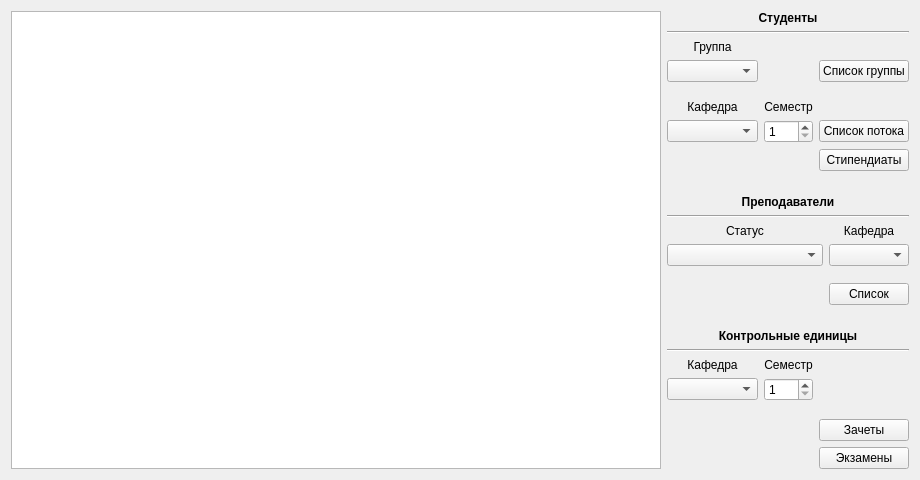
<?xml version="1.0" encoding="UTF-8"?>
<ui version="4.0">
 <class>ListsWindow</class>
 <widget class="QWidget" name="ListsWindow">
  <property name="geometry">
   <rect>
    <x>0</x>
    <y>0</y>
    <width>920</width>
    <height>480</height>
   </rect>
  </property>
  <property name="windowTitle">
   <string>Списки</string>
  </property>
  <layout class="QGridLayout" name="gridLayout_4" columnstretch="12,4,0">
   <item row="4" column="1" colspan="2">
    <layout class="QGridLayout" name="gridLayout_3" columnstretch="2,1,2">
     <item row="3" column="0">
      <widget class="QLabel" name="label_6">
       <property name="text">
        <string>Кафедра</string>
       </property>
       <property name="alignment">
        <set>Qt::AlignCenter</set>
       </property>
      </widget>
     </item>
     <item row="4" column="0">
      <widget class="QComboBox" name="ctrlComBoxDep"/>
     </item>
     <item row="3" column="1">
      <widget class="QLabel" name="label_7">
       <property name="text">
        <string>Семестр</string>
       </property>
       <property name="alignment">
        <set>Qt::AlignCenter</set>
       </property>
      </widget>
     </item>
     <item row="4" column="1">
      <widget class="QSpinBox" name="ctrlSpinSem">
       <property name="minimum">
        <number>1</number>
       </property>
       <property name="maximum">
        <number>6</number>
       </property>
      </widget>
     </item>
     <item row="4" column="2">
      <spacer name="horizontalSpacer_3">
       <property name="orientation">
        <enum>Qt::Horizontal</enum>
       </property>
       <property name="sizeHint" stdset="0">
        <size>
         <width>40</width>
         <height>20</height>
        </size>
       </property>
      </spacer>
     </item>
     <item row="5" column="0" colspan="3">
      <spacer name="verticalSpacer_2">
       <property name="orientation">
        <enum>Qt::Vertical</enum>
       </property>
       <property name="sizeHint" stdset="0">
        <size>
         <width>20</width>
         <height>40</height>
        </size>
       </property>
      </spacer>
     </item>
     <item row="1" column="0" colspan="3">
      <widget class="Line" name="line_3">
       <property name="orientation">
        <enum>Qt::Horizontal</enum>
       </property>
      </widget>
     </item>
     <item row="6" column="2">
      <widget class="QPushButton" name="ctrlBtnPassList">
       <property name="text">
        <string>Зачеты</string>
       </property>
      </widget>
     </item>
     <item row="0" column="0" colspan="3">
      <widget class="QLabel" name="label_8">
       <property name="font">
        <font>
         <weight>75</weight>
         <bold>true</bold>
        </font>
       </property>
       <property name="text">
        <string>Контрольные единицы</string>
       </property>
       <property name="alignment">
        <set>Qt::AlignCenter</set>
       </property>
      </widget>
     </item>
     <item row="7" column="2">
      <widget class="QPushButton" name="ctrlBtnExamsList">
       <property name="text">
        <string>Экзамены</string>
       </property>
      </widget>
     </item>
    </layout>
   </item>
   <item row="0" column="1" colspan="2">
    <layout class="QGridLayout" name="gridLayout" columnstretch="2,1,2">
     <item row="4" column="0" colspan="3">
      <spacer name="verticalSpacer">
       <property name="orientation">
        <enum>Qt::Vertical</enum>
       </property>
       <property name="sizeHint" stdset="0">
        <size>
         <width>20</width>
         <height>40</height>
        </size>
       </property>
      </spacer>
     </item>
     <item row="5" column="0">
      <widget class="QLabel" name="label_2">
       <property name="text">
        <string>Кафедра</string>
       </property>
       <property name="alignment">
        <set>Qt::AlignCenter</set>
       </property>
      </widget>
     </item>
     <item row="5" column="1">
      <widget class="QLabel" name="label_3">
       <property name="text">
        <string>Семестр</string>
       </property>
       <property name="alignment">
        <set>Qt::AlignCenter</set>
       </property>
      </widget>
     </item>
     <item row="6" column="2">
      <widget class="QPushButton" name="stBtnFlowList">
       <property name="text">
        <string>Список потока</string>
       </property>
      </widget>
     </item>
     <item row="3" column="2">
      <widget class="QPushButton" name="stBtnGroupList">
       <property name="text">
        <string>Список группы</string>
       </property>
      </widget>
     </item>
     <item row="6" column="1">
      <widget class="QSpinBox" name="stSpinSemFlow">
       <property name="wrapping">
        <bool>false</bool>
       </property>
       <property name="minimum">
        <number>1</number>
       </property>
       <property name="maximum">
        <number>6</number>
       </property>
       <property name="value">
        <number>1</number>
       </property>
      </widget>
     </item>
     <item row="7" column="2">
      <widget class="QPushButton" name="stBtnScholarshipList">
       <property name="text">
        <string>Стипендиаты</string>
       </property>
      </widget>
     </item>
     <item row="6" column="0">
      <widget class="QComboBox" name="stComBoxDep"/>
     </item>
     <item row="0" column="0" colspan="3">
      <widget class="QLabel" name="label_4">
       <property name="font">
        <font>
         <weight>75</weight>
         <bold>true</bold>
        </font>
       </property>
       <property name="text">
        <string>Студенты</string>
       </property>
       <property name="alignment">
        <set>Qt::AlignCenter</set>
       </property>
      </widget>
     </item>
     <item row="1" column="0" colspan="3">
      <widget class="Line" name="line">
       <property name="orientation">
        <enum>Qt::Horizontal</enum>
       </property>
      </widget>
     </item>
     <item row="2" column="0">
      <widget class="QLabel" name="label">
       <property name="text">
        <string>Группа</string>
       </property>
       <property name="alignment">
        <set>Qt::AlignCenter</set>
       </property>
      </widget>
     </item>
     <item row="3" column="0">
      <widget class="QComboBox" name="stComBoxGroup"/>
     </item>
    </layout>
   </item>
   <item row="1" column="2">
    <spacer name="verticalSpacer_3">
     <property name="orientation">
      <enum>Qt::Vertical</enum>
     </property>
     <property name="sizeHint" stdset="0">
      <size>
       <width>20</width>
       <height>40</height>
      </size>
     </property>
    </spacer>
   </item>
   <item row="3" column="2">
    <spacer name="verticalSpacer_4">
     <property name="orientation">
      <enum>Qt::Vertical</enum>
     </property>
     <property name="sizeHint" stdset="0">
      <size>
       <width>20</width>
       <height>40</height>
      </size>
     </property>
    </spacer>
   </item>
   <item row="0" column="0" rowspan="5">
    <widget class="QTableView" name="tableViewDataSpace"/>
   </item>
   <item row="2" column="1" colspan="2">
    <layout class="QGridLayout" name="gridLayout_2" columnstretch="3,2,0,0">
     <property name="verticalSpacing">
      <number>6</number>
     </property>
     <item row="3" column="2" colspan="2">
      <widget class="QComboBox" name="tchrComBoxDep"/>
     </item>
     <item row="2" column="0" colspan="2">
      <widget class="QLabel" name="label_9">
       <property name="text">
        <string>Статус</string>
       </property>
       <property name="alignment">
        <set>Qt::AlignCenter</set>
       </property>
      </widget>
     </item>
     <item row="0" column="0" colspan="4">
      <widget class="QLabel" name="label_5">
       <property name="font">
        <font>
         <weight>75</weight>
         <bold>true</bold>
        </font>
       </property>
       <property name="text">
        <string>Преподаватели</string>
       </property>
       <property name="alignment">
        <set>Qt::AlignCenter</set>
       </property>
      </widget>
     </item>
     <item row="1" column="0" colspan="4">
      <widget class="Line" name="line_2">
       <property name="orientation">
        <enum>Qt::Horizontal</enum>
       </property>
      </widget>
     </item>
     <item row="4" column="0" colspan="4">
      <spacer name="verticalSpacer_5">
       <property name="orientation">
        <enum>Qt::Vertical</enum>
       </property>
       <property name="sizeHint" stdset="0">
        <size>
         <width>20</width>
         <height>40</height>
        </size>
       </property>
      </spacer>
     </item>
     <item row="2" column="2" colspan="2">
      <widget class="QLabel" name="label_10">
       <property name="text">
        <string>Кафедра</string>
       </property>
       <property name="alignment">
        <set>Qt::AlignCenter</set>
       </property>
      </widget>
     </item>
     <item row="3" column="0" colspan="2">
      <widget class="QComboBox" name="tchrComBoxStatus"/>
     </item>
     <item row="5" column="0" colspan="2">
      <spacer name="horizontalSpacer">
       <property name="orientation">
        <enum>Qt::Horizontal</enum>
       </property>
       <property name="sizeHint" stdset="0">
        <size>
         <width>40</width>
         <height>20</height>
        </size>
       </property>
      </spacer>
     </item>
     <item row="5" column="2" colspan="2">
      <widget class="QPushButton" name="tchBtnList">
       <property name="text">
        <string>Список</string>
       </property>
      </widget>
     </item>
    </layout>
   </item>
  </layout>
 </widget>
 <resources/>
 <connections/>
</ui>
